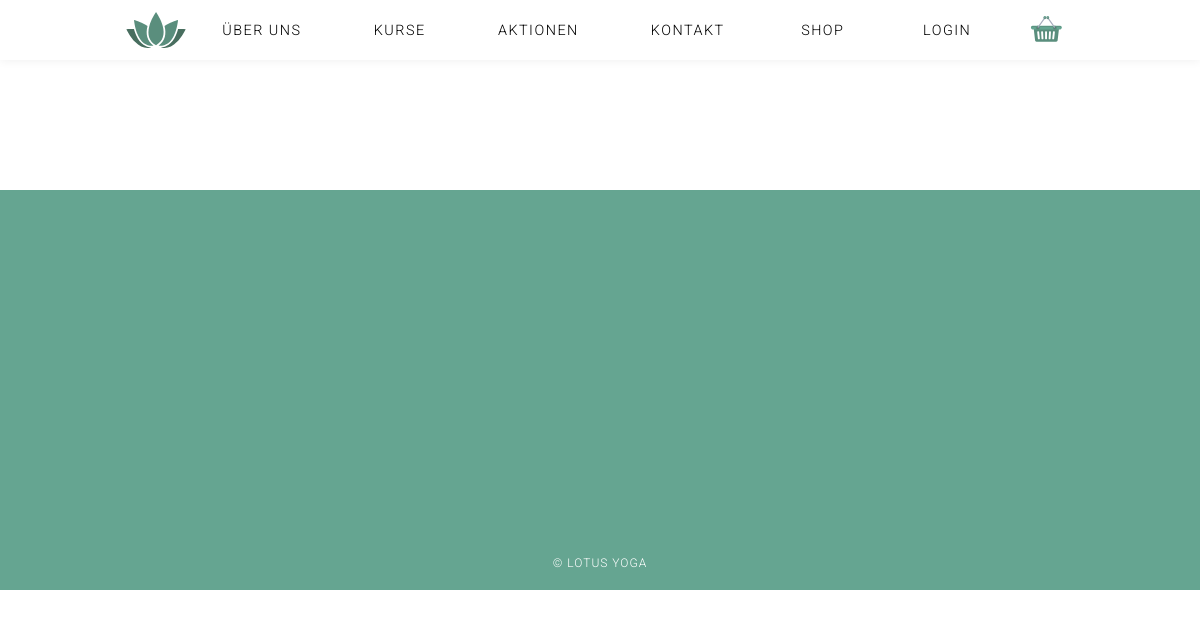
/index.php?page=Datenschutz, run on an earlier commit of the app's database.
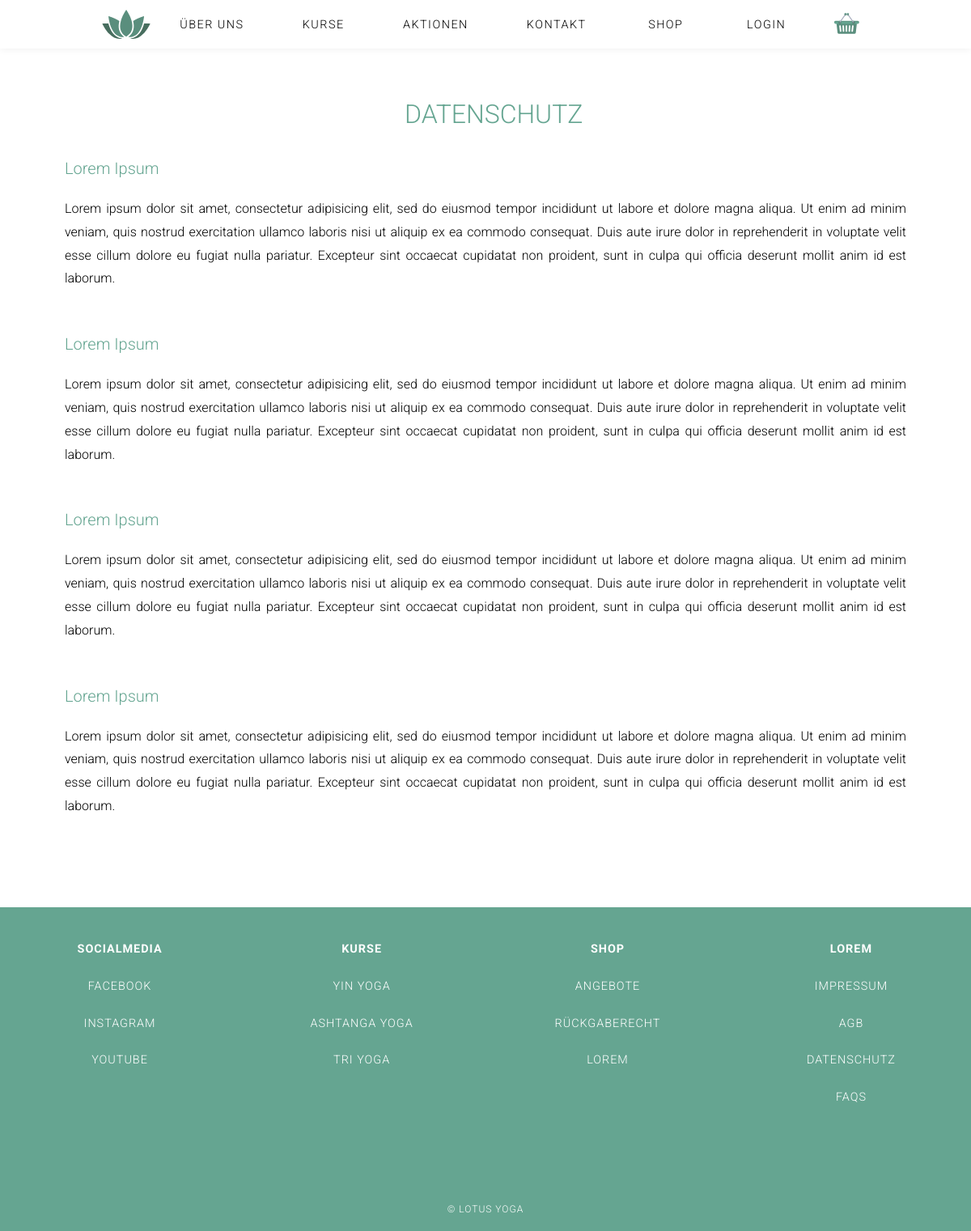
And on a later commit of the database.
### tables this page shows
CREATE TABLE `contents` (
  `id` int(11) NOT NULL,
  `_name` varchar(1000) NOT NULL,
  `type` varchar(150) NOT NULL,
  `content` varchar(1000) NOT NULL DEFAULT '',
  `sequence` int(11) NOT NULL,
  `is_active` tinyint(1) NOT NULL DEFAULT '1',
  `deleted_at` timestamp NULL DEFAULT NULL
);

### index.php (called while the page is built, shortened)
<?php
$content = ('content/');
include('functions/load_Content.php');
include('header.php');
if( ! isset($_GET['page']) ){
	$page = "home";
}else{
	$page = $_GET['page'];
}
if($page){
	$content .= $page .".php";
}
include($content);
include('footer.php');
?>

### functions/load_Content.php (called while the page is built, shortened)
<?php
function get_specific_content_data($table_name, $where, $equals){
    global $link;
    $sql = "SELECT * FROM " .$table_name. " WHERE ". $where . " = '" . $equals . "' AND deleted_at IS NULL ";
    $res = mysqli_query($link, $sql);
    return $res;
}
function get_ordered_content_data($table_name, $where, $equals, $order_by, $asc_desc){
    global $link;
    $sql = "SELECT * FROM " .$table_name. " WHERE ". $where . " = '" . $equals ."' ORDER BY ".$order_by." ". $asc_desc;
    $res = mysqli_query($link, $sql);
    return $res;
}
$datenschutz = get_specific_content_data('contents', '_name', 'datenschutz');
$footer = get_ordered_content_data('contents', '_name', 'footer', 'sequence', 'asc');
?>

### content/datenschutz.php (the view)
<section class="content-wrapper footer-content">
    <?php
  		while( $row = mysqli_fetch_assoc($datenschutz) ){
  			if($row['type'] == 'headline'){
  				echo '<h2>'.$row["content"].'</h2>';
  			}elseif($row['type'] == 'subheadline'){
            echo '<h3>'.$row["content"].'</h3>';
        }else{
            echo '<p>'.$row["content"].'</p>';
        }
      }
    ?>
</section>

### footer.php (shortened to what this page needs)
  <footer class="footer_main">
    <section class="links_footer" >
<?php
    $cnt = 0;
    while( $row = mysqli_fetch_assoc($footer) ){
      if($row['type'] == 'subheadline'){
          if($cnt != 0){
            echo '</ul>';
          }
          echo '<ul><li><h4>'.$row["content"].'</h4></li>';
      }else{
          echo '<li><a href="'.$row["content"].'">'.$row["type"].'</a>';
      }
      $cnt++;
    }
    ?>
    </section>
    <small class="copyright">
      &copy; Lotus Yoga
    </small>
  </footer>
</body>
</html>

What changed in the data, as far as the page shows it:
added contents: content "DATENSCHUTZ"
added contents: content "Lorem Ipsum"
added contents: content "Lorem ipsum dolor sit amet, consectetur adipisicing elit, sed do eiusmod tempor incididunt ut labore et dolore magna aliqua. Ut enim ad minim veniam, quis nostrud exercitation ullamco laboris nisi ut aliquip ex ea commodo consequat. Duis aute irure dolor in reprehenderit in voluptate velit esse cillum dolore eu fugiat nulla pariatur. Excepteur sint occaecat cupidatat non proident, sunt in culpa qui officia deserunt mollit anim id est laborum."
added contents: content "Lorem Ipsum"
added contents: content "Lorem ipsum dolor sit amet, consectetur adipisicing elit, sed do eiusmod tempor incididunt ut labore et dolore magna aliqua. Ut enim ad minim veniam, quis nostrud exercitation ullamco laboris nisi ut aliquip ex ea commodo consequat. Duis aute irure dolor in reprehenderit in voluptate velit esse cillum dolore eu fugiat nulla pariatur. Excepteur sint occaecat cupidatat non proident, sunt in culpa qui officia deserunt mollit anim id est laborum."
added contents: content "Lorem Ipsum"
added contents: content "Lorem ipsum dolor sit amet, consectetur adipisicing elit, sed do eiusmod tempor incididunt ut labore et dolore magna aliqua. Ut enim ad minim veniam, quis nostrud exercitation ullamco laboris nisi ut aliquip ex ea commodo consequat. Duis aute irure dolor in reprehenderit in voluptate velit esse cillum dolore eu fugiat nulla pariatur. Excepteur sint occaecat cupidatat non proident, sunt in culpa qui officia deserunt mollit anim id est laborum."
added contents: content "Lorem Ipsum"
added contents: content "Lorem ipsum dolor sit amet, consectetur adipisicing elit, sed do eiusmod tempor incididunt ut labore et dolore magna aliqua. Ut enim ad minim veniam, quis nostrud exercitation ullamco laboris nisi ut aliquip ex ea commodo consequat. Duis aute irure dolor in reprehenderit in voluptate velit esse cillum dolore eu fugiat nulla pariatur. Excepteur sint occaecat cupidatat non proident, sunt in culpa qui officia deserunt mollit anim id est laborum."
added contents: content "SOCIALMEDIA"
added contents: type "FACEBOOK"
added contents: type "INSTAGRAM"
added contents: type "YOUTUBE"
added contents: content "KURSE"
added contents: type "YIN YOGA"
added contents: type "ASHTANGA YOGA"
added contents: type "TRI YOGA"
added contents: content "SHOP"
added contents: type "ANGEBOTE"
added contents: type "RÜCKGABERECHT"
added contents: type "LOREM"
added contents: content "LOREM"
added contents: type "IMPRESSUM"
added contents: type "AGB"
added contents: type "DATENSCHUTZ"
added contents: type "FAQS"
